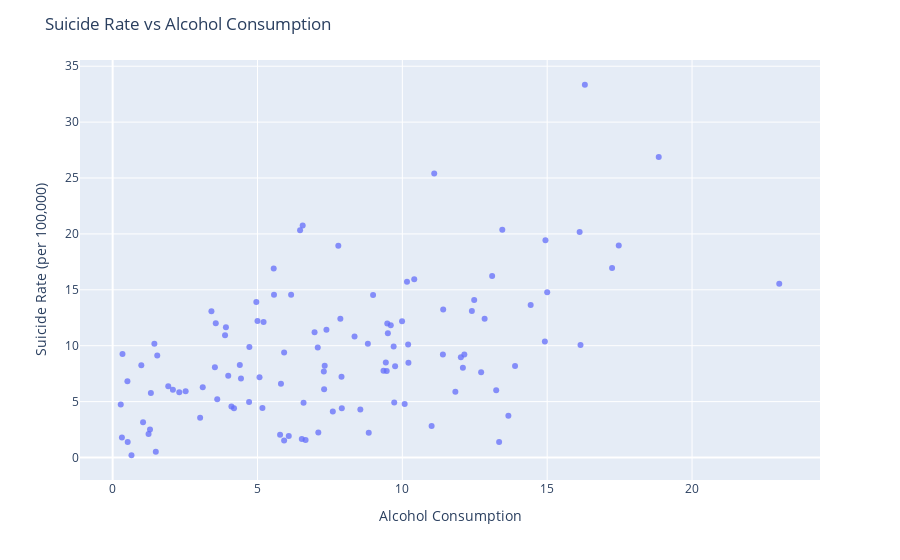

Notebook code cell kept with this figure:
### Markdown cell above
## Data Analysis

### Code cell
# Suicide Rate vs Alcohol Consumption

# Interactive Scatter Plot
fig1 = px.scatter(alcohol_life_df, x='consumption', y='suiciderate',
                 hover_data=['country'], opacity=0.75)
fig1.update_layout(title="Suicide Rate vs Alcohol Consumption", 
                  xaxis_title="Alcohol Consumption", 
                  yaxis_title="Suicide Rate (per 100,000)")
fig1.show()

### Figure 1 — Plotly figure (JSON) as saved in the notebook; plotly's stock layout.template omitted (floating-point values rounded to 4 significant figures)
{"data": [{"customdata": [["Denmark"], ["Switzerland"], ["Iceland"], ["Norway"], ["Finland"], ["Canada"], ["Netherlands"], ["New Zealand"], ["Australia"], ["Sweden"], ["Israel"], ["Austria"], ["United States"], ["Costa Rica"], ["Germany"], ["Brazil"], ["Belgium"], ["Ireland"], ["Luxembourg"], ["Mexico"], ["Singapore"], ["United Kingdom"], ["Chile"], ["Panama"], ["Argentina"], ["Czech Republic"], ["United Arab Emirates"], ["Uruguay"], ["Malta"], ["Colombia"], ["France"], ["Thailand"], ["Qatar"], ["Spain"], ["Guatemala"], ["Suriname"], ["Bahrain"], ["Trinidad and Tobago"], ["Venezuela"], ["Slovakia"], ["El Salvador"], ["Nicaragua"], ["Uzbekistan"], ["Italy"], ["Ecuador"], ["Belize"], ["Japan"], ["Kazakhstan"], ["Moldova"], ["Russian Federation"], ["Poland"], ["South Korea"], ["Bolivia"], ["Lithuania"], ["Belarus"], ["Slovenia"], ["Peru"], ["Turkmenistan"], ["Mauritius"], ["Latvia"], ["Cyprus"], ["Paraguay"], ["Romania"], ["Estonia"], ["Jamaica"], ["Croatia"], ["Turkey"], ["Jordan"], ["Azerbaijan"], ["Philippines"], ["China"], ["Kyrgyzstan"], ["Serbia"], ["Bosnia and Herzegovina"], ["Montenegro"], ["Dominican Republic"], ["Morocco"], ["Hungary"], ["Lebanon"], ["Portugal"], ["Macedonia"], ["Vietnam"], ["Tunisia"], ["Greece"], ["Mongolia"], ["Nigeria"], ["Honduras"], ["Zambia"], ["Albania"], ["Sierra Leone"], ["Namibia"], ["Cameroon"], ["South Africa"], ["Egypt"], ["Armenia"], ["Kenya"], ["Ukraine"], ["Ghana"], ["Dem. Rep. Congo"], ["Georgia"], ["Rep. Congo"], ["Senegal"], ["Bulgaria"], ["Zimbabwe"], ["Malawi"], ["Gabon"], ["Mali"], ["Haiti"], ["Botswana"], ["Comoros"], ["Cote d'Ivoire"], ["Cambodia"], ["Angola"], ["Niger"], ["Chad"], ["Burkina Faso"], ["Madagascar"], ["Tanzania"], ["Liberia"], ["Benin"], ["Togo"], ["Syria"]], "hovertemplate": "consumption=%{x}<br>suiciderate=%{y}<br>country=%{customdata[0]}<extra></extra>", "legendgroup": "", "marker": {"color": "#636efa", "opacity": 0.75, "symbol": "circle"}, "mode": "markers", "name": "", "orientation": "v", "showlegend": false, "type": "scatter", "x": [12.02, 11.41, 7.38, 8.35, 13.1, 10.2, 9.75, 9.99, 10.21, 9.5, 2.52, 12.4, 9.7, 5.81, 12.14, 10.08, 10.41, 14.92, 12.84, 8.55, 1.54, 13.24, 8.81, 7.3, 9.35, null, 0.52, 8.99, 4.1, 6.59, 12.48, 7.08, 1.29, 11.83, 7.1, 6.56, 4.19, 6.16, 7.6, null, 3.99, 5.21, 3.61, 9.72, 9.43, 5.92, 7.79, 11.1, 23.01, null, 14.43, null, 5.78, 16.3, 18.85, 14.94, 6.53, 5, 3.53, 13.45, 8.84, 7.91, 16.15, 17.24, 5.17, 15, 3.02, 0.65, 13.34, 6.08, 5.56, 4.72, null, 9.6, null, null, 1.24, 16.12, 2.3, 13.89, null, 3.91, 1.05, 11.01, 3.41, 12.72, 4.43, 3.56, 7.29, 9.48, 12.09, 7.9, 10.16, 0.32, 13.66, 3.88, 17.47, 3.11, null, 6.66, null, 0.51, 11.4, 4.96, 1.44, 9.46, 0.99, 5.92, 6.97, 0.28, 6.47, 4.71, 5.57, 0.34, 4.39, 7.32, 1.32, 7.86, 5.07, 2.08, 1.92, 1.49], "xaxis": "x", "y": [8.973, 13.24, 11.43, 10.82, 16.23, 10.1, 8.164, 12.18, 8.47, 11.12, 5.932, 13.09, 9.927, 6.597, 9.211, 4.777, 15.95, 10.37, 12.41, 4.289, 9.128, 6.015, 10.17, 6.105, 7.766, null, 1.393, 14.54, 4.551, 4.908, 14.09, 9.847, 2.516, 5.888, 2.235, 20.75, 4.415, 14.55, 4.12, null, 7.305, 12.12, 5.214, 4.93, 8.505, 9.389, 18.95, 25.4, 15.54, null, 13.64, null, 2.034, 33.34, 26.87, 19.42, 1.659, 12.22, 8.082, 20.37, 2.206, 4.41, 10.06, 16.96, 4.418, 14.78, 3.563, 0.2014, 1.381, 1.922, 16.91, 9.875, null, 11.84, null, null, 2.109, 20.16, 5.838, 8.188, null, 11.65, 3.147, 2.817, 13.09, 7.631, 7.06, 12.02, 7.699, 11.98, 8.022, 7.214, 15.71, 1.8, 3.742, 10.94, 18.95, 6.289, null, 1.574, null, 6.811, 9.217, 13.91, 10.17, 7.745, 8.263, 1.519, 11.21, 4.751, 20.32, 4.961, 14.55, 9.258, 8.283, 8.204, 5.767, 12.41, 7.185, 6.058, 6.37, 0.5235], "yaxis": "y"}], "layout": {"legend": {"tracegroupgap": 0}, "margin": {"t": 60}, "title": {"text": "Suicide Rate vs Alcohol Consumption"}, "xaxis": {"anchor": "y", "domain": [0, 1], "title": {"text": "Alcohol Consumption"}}, "yaxis": {"anchor": "x", "domain": [0, 1], "title": {"text": "Suicide Rate (per 100,000)"}}}}
